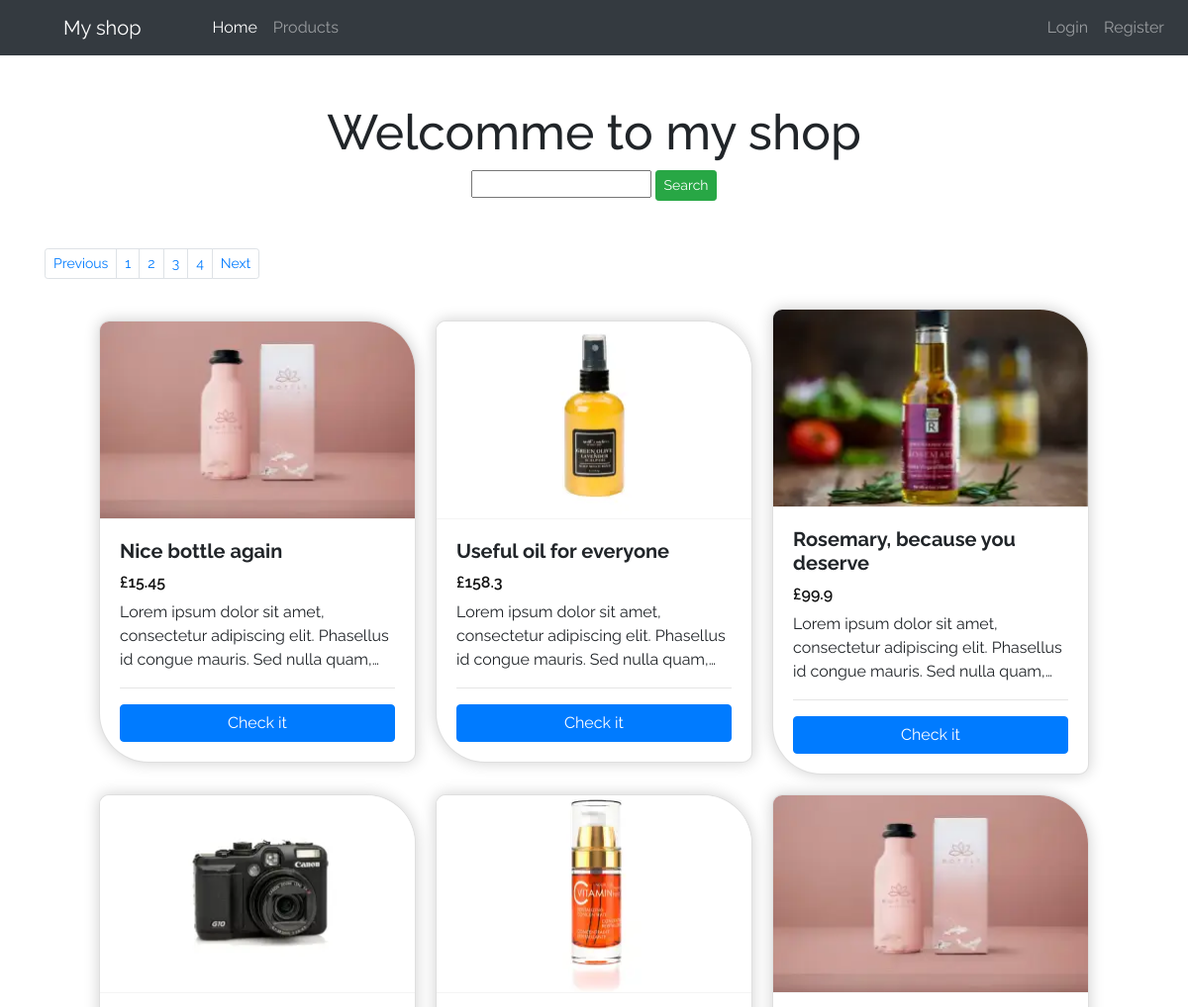
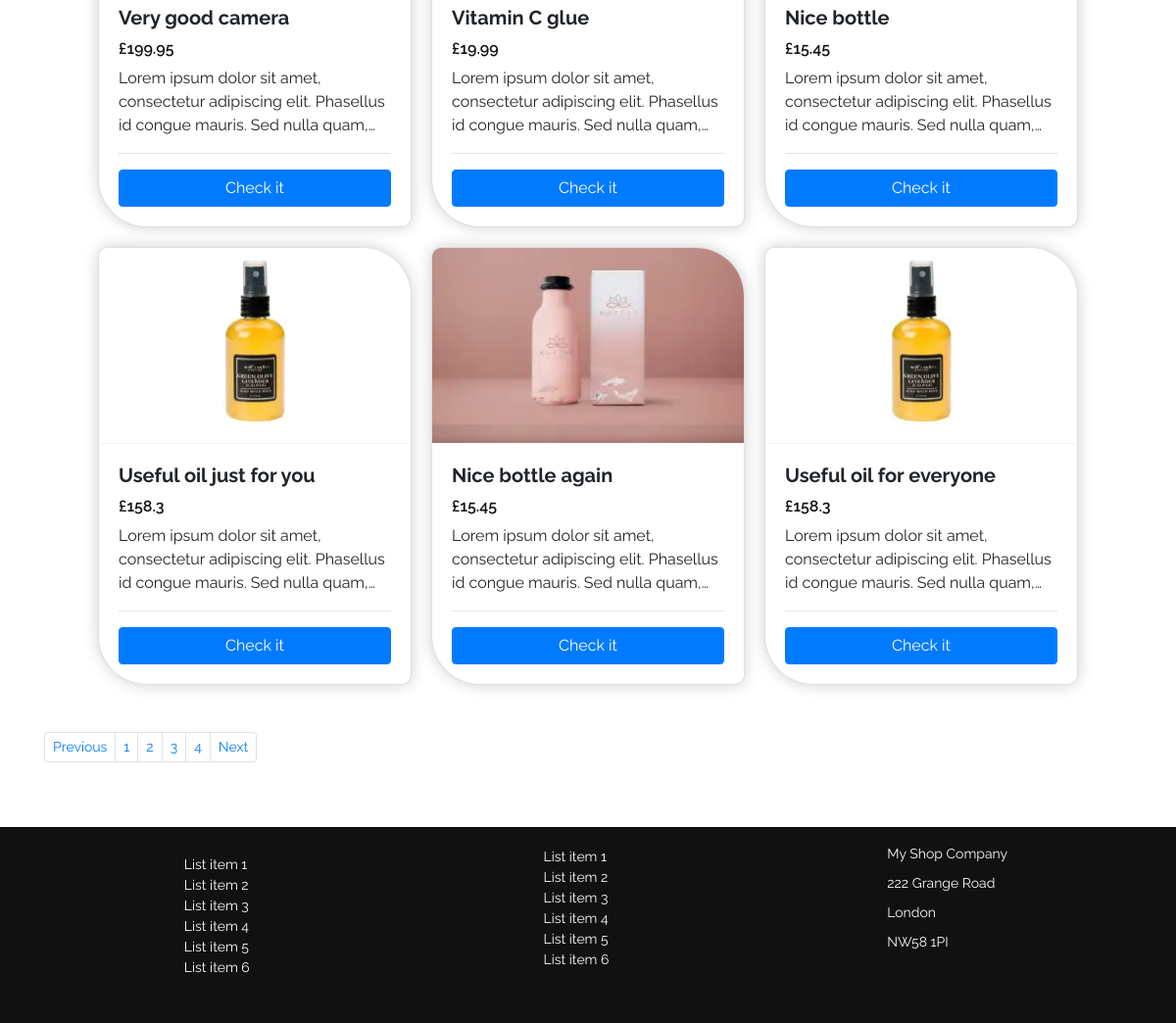
Screenshot of /products.php?pageNunber=3 with the database file from the repository (2 pictures, top to bottom).
### tables this page shows
CREATE TABLE `products` (
  `id` bigint(20) NOT NULL,
  `productname` varchar(255) NOT NULL,
  `description` longtext NOT NULL,
  `price` float NOT NULL,
  `image` text NOT NULL,
  `thumbImage` text NOT NULL,
  `created_at` datetime NOT NULL
);

### products.php (the view)
<?php include "header.php"; ?>
<?php
    include "backend/database.php";
    if (isset($_GET['pageNunber'])) {
        $pageNunber = $_GET['pageNunber'];
    } else {
        $pageNunber = 1;
    }
    $productsPerPage = 9;
    $offset = ($pageNunber-1) * $productsPerPage;
    $total_pages_sql = "SELECT COUNT(*) FROM products";
    $result = mysqli_query($con, $total_pages_sql);
    $total_rows = mysqli_fetch_array($result)[0];
    $totalPages = ceil($total_rows / $productsPerPage);
    $sql = "SELECT * FROM products LIMIT $offset, $productsPerPage";
    $result = $con->query($sql);
?>
<div class="container">
<h1 class="text-center">Welcomme to my shop</h1>
    <form action="searchCode.php" name="search" id="search"  method="get">
        <div class="searchDiv">
            <input type="text" name="search" id="search">
            <button type="submit" class="btn btn-sm btn-success">Search</button>
        </div>
    </form>
    <nav aria-label="Page navigation">
        <ul class="pagination pagination-sm justify-content-start mt-5">
            <li class="page-item">
            <a class="page-link" href="<?php if($pageNunber <= 1){ echo '#'; } else { echo "?pageNunber=".($pageNunber - 1); } ?>" tabindex="-1">Previous</a>
            </li>
            <?php
                for($i=1; $i <= $totalPages; $i += 1){
                    echo "<li class='page-item'><a class='page-link' href='?pageNunber={$i}'>{$i}</a></li>";
                }
            ?>
            <li class="page-item">
            <a class="page-link" href="<?php if($pageNunber >= $totalPages){ echo '#'; } else { echo "?pageNunber=".($pageNunber + 1); } ?>">Next</a>
            </li>
        </ul>
    </nav>
<div class="cards">
    <?php
        if ($result->num_rows > 0)
        {
            while($row = $result->fetch_assoc())
            {
               echo "<div class='card'>
                    <img class='card-img-top' src='{$row["thumbImage"]}' alt='{$row["productname"]}'>
                    <div class='card-body'>
                        <h5 class='card-title' style='font-weight: 700;'>{$row["productname"]}</h5>
                        <div class='price'>£{$row["price"]}</div>
                    <p class='card-text cardDescription'>{$row["description"]}</p>
                    <hr>
                        <form action='showproduct.php'  method='get'>
                            <input type='hidden' name='prodID' value='{$row["id"]}'>
                            <button type='submit' class='btn btn-primary w-100'>Check it</button>
                        </form>
                    </div>
                    </div>";
            }
        }
        else {
            echo "0 results";
        }
    ?>
</div>
<nav aria-label="Page navigation">
        <ul class="pagination pagination-sm justify-content-start mt-5">
            <li class="page-item">
            <a class="page-link" href="<?php if($pageNunber <= 1){ echo '#'; } else { echo "?pageNunber=".($pageNunber - 1); } ?>" tabindex="-1">Previous</a>
            </li>
            <?php
                for($i=1; $i <= $totalPages; $i += 1){
                    echo "<li class='page-item'><a class='page-link' href='?pageNunber={$i}'>{$i}</a></li>";
                }
            ?>
            <li class="page-item">
            <a class="page-link" href="<?php if($pageNunber >= $totalPages){ echo '#'; } else { echo "?pageNunber=".($pageNunber + 1); } ?>">Next</a>
            </li>
        </ul>
    </nav>
<?php include "footer.php"; ?>

### css/style.css (style rules this page uses)
:root { --font-h1: clamp(1.2rem, 4vw + .1rem, 3.5rem); --font-h2: clamp(1rem, 3vw + .1rem, 2.5rem); --font-p: clamp(.5rem, 1vw + .1rem, 1.5rem); --font-p-big: clamp(1rem, 1vw + .1rem, 1.5rem); }
* { padding: 0; margin: 0; box-sizing: border-box; }
body { font-family: 'Raleway', sans-serif; position: relative; }
h1 { font-size: var(--font-h1); }
a { color: #101010; text-decoration: none; }
.btn { white-space: nowrap; }
.searchDiv { width: fit-content; margin: 0 auto; }
.cards { display: flex; flex-direction: row; flex-wrap: wrap; justify-content: center; align-items: center; gap: 20px; margin-top: 30px; }
.card { position: relative; width: 20rem; flex-grow: 0; flex-shrink: 0; border-radius: 10px 50px 10px 50px; overflow: hidden; box-shadow: 0px 0px 15px #00000030; }
.price { font-size: 1rem; font-weight: 600; line-height: 100%; color: #111111; margin-bottom: 10px; }
.cardDescription { display: -webkit-box; -webkit-box-orient: vertical; -webkit-line-clamp: 3; overflow: hidden; }
.card-img-top { border-bottom: 1px solid #a3a3a320; }
.card-img-top, .card-img-top img { width: auto; max-height: 200px; aspect-ratio: 1 / 1; }

### rows the page displays
products: thumbImage (picture), productname "Nice bottle again", price "15.45", description "Lorem ipsum dolor sit amet, consectetur adipiscing elit. Phasellus id congue mauris. Sed nulla…"
products: thumbImage (picture), productname "Useful oil for everyone", price "158.3", description "Lorem ipsum dolor sit amet, consectetur adipiscing elit. Phasellus id congue mauris. Sed nulla…"
products: thumbImage (picture), productname "Rosemary, because you deserve", price "99.9", description "Lorem ipsum dolor sit amet, consectetur adipiscing elit. Phasellus id congue mauris. Sed nulla…"
products: thumbImage (picture), productname "Very good camera", price "199.95", description "Lorem ipsum dolor sit amet, consectetur adipiscing elit. Phasellus id congue mauris. Sed nulla…"
products: thumbImage (picture), productname "Vitamin C glue", price "19.99", description "Lorem ipsum dolor sit amet, consectetur adipiscing elit. Phasellus id congue mauris. Sed nulla…"
products: thumbImage (picture), productname "Nice bottle", price "15.45", description "Lorem ipsum dolor sit amet, consectetur adipiscing elit. Phasellus id congue mauris. Sed nulla…"
products: thumbImage (picture), productname "Useful oil just for you", price "158.3", description "Lorem ipsum dolor sit amet, consectetur adipiscing elit. Phasellus id congue mauris. Sed nulla…"
products: thumbImage (picture), productname "Nice bottle again", price "15.45", description "Lorem ipsum dolor sit amet, consectetur adipiscing elit. Phasellus id congue mauris. Sed nulla…"
products: thumbImage (picture), productname "Useful oil for everyone", price "158.3", description "Lorem ipsum dolor sit amet, consectetur adipiscing elit. Phasellus id congue mauris. Sed nulla…"

### other values shown
$i "1"
$i "2"
$i "3"
$i "4"
